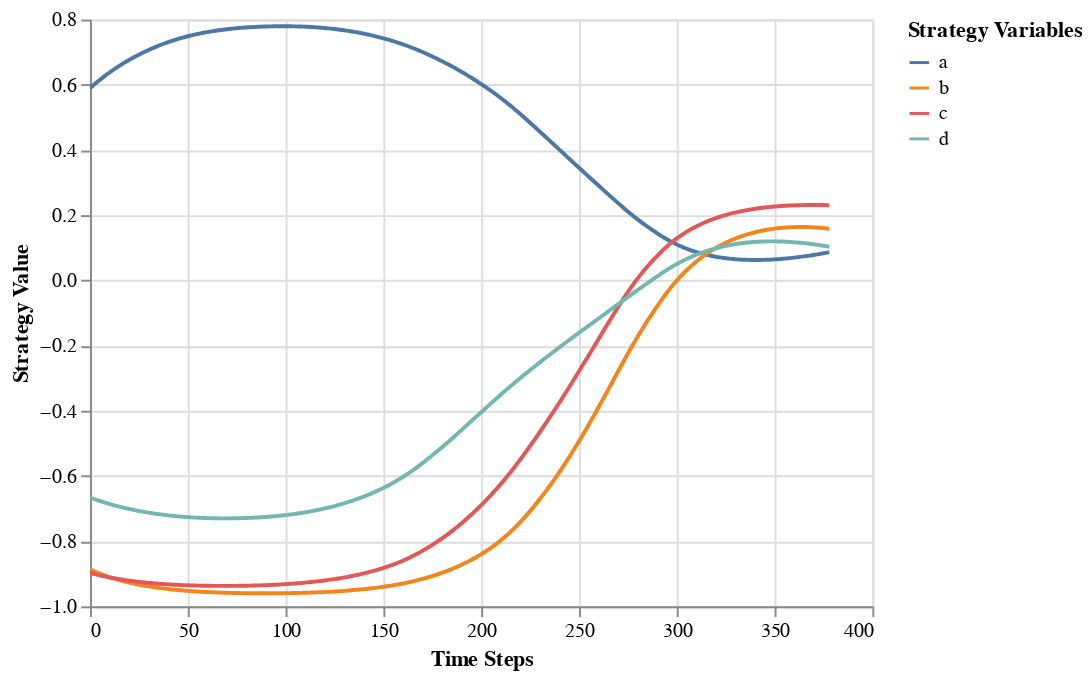

The notebook cell this image was saved under:
### Code cell
strategy_df = pd.melt((pd.DataFrame(action_1epi, columns=['a','b', 'c', 'd'])*2-1).reset_index(), id_vars='index')
strategy_df_col_name_dict = {'index': 'Time Steps', 'variable':'Strategy Variables', 'value':'Strategy Value'}
strategy_df = strategy_df.rename(columns=strategy_df_col_name_dict)

alt.Chart(strategy_df).mark_line().encode(
  x=strategy_df_col_name_dict['index'],
  y=strategy_df_col_name_dict['value'],
  color=strategy_df_col_name_dict['variable']
).interactive(bind_y=False)

### Figure 1 — Vega-Lite specification as saved in the notebook (floating-point values rounded to 4 significant figures; data arrays with more than 128 entries replaced by an {"elided": "..."} marker saying what was removed)
{"config": {"view": {"continuousWidth": 400, "continuousHeight": 300}}, "data": {"name": "data-2eaeecf5b37611d6adeec064aef94f0f"}, "mark": "line", "encoding": {"color": {"type": "nominal", "field": "Strategy Variables"}, "x": {"type": "quantitative", "field": "Time Steps"}, "y": {"type": "quantitative", "field": "Strategy Value"}}, "selection": {"selector010": {"type": "interval", "bind": "scales", "encodings": ["x"]}}, "$schema": "https://vega.github.io/schema/vega-lite/v4.8.1.json", "datasets": {"data-2eaeecf5b37611d6adeec064aef94f0f": {"elided": "1516 records"}}}
